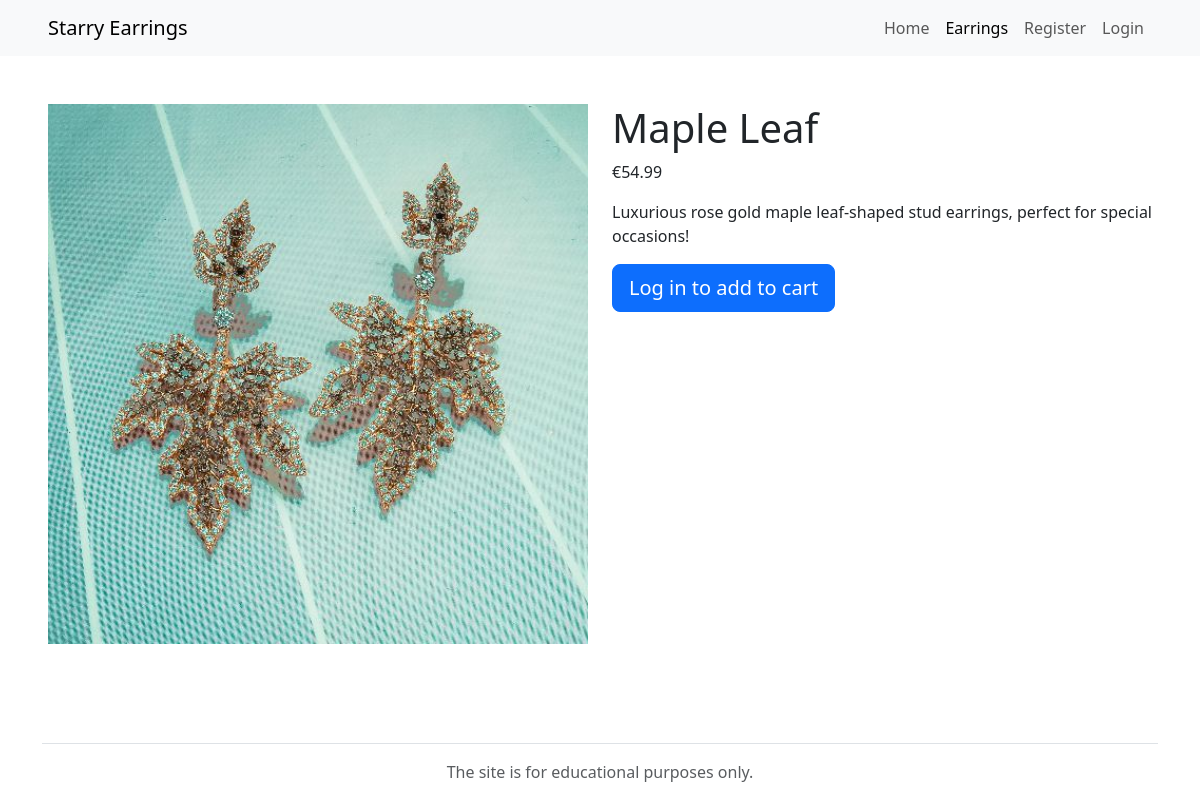
The app's page /earring_details.php?id=3 with its own data.
### tables this page shows
CREATE TABLE IF NOT EXISTS `products` (
  `id` int unsigned NOT NULL AUTO_INCREMENT,
  `name` varchar(30) NOT NULL,
  `category` varchar(10) NOT NULL,
  `price` decimal(10,2) NOT NULL,
  `description` varchar(255) NOT NULL,
  `stock` int NOT NULL DEFAULT '0',
  `image` varchar(255) DEFAULT NULL,
  PRIMARY KEY (`id`)
);

### lib/functions.php (called while the page is built, shortened)
<?php
function get_earring($id) {
    require_once "../src/DBconnect.php";
    $query = "SELECT * FROM products WHERE id = :id";
    $statement = $connection->prepare($query);
    $statement->bindParam(":id", $id, PDO::PARAM_INT);
    $statement->execute();
    $result = $statement->fetch(PDO::FETCH_ASSOC);
    return $result;
}

### public/earring_details.php (the view, shortened to what this page needs)
<?php
    require "../lib/functions.php";
    require_once "../templates/header.php";
    $id = $_GET['id'];
    $earring = get_earring($id);
    $earring_name = $earring['name'];
    if ($_SESSION && $_SESSION["active"] == true) {
        if (isset($_POST['submit'])) {
            if (!isset($_SESSION["cart"])) {
                $_SESSION["cart"] = array();
            }
            if (isset($_SESSION["cart"][$earring['id']])) {
                $_SESSION["cart"][$earring['id']]++;
            } else {
                $_SESSION["cart"][$earring['id']] = 1;
            }
            $success_message = "
                <p class='alert alert-success mb-3'>Item has been successfully added to your cart.</p>";
        }
        $button = "
            <form action='' method='post'>
                <button type='submit' name='submit' class=\"btn btn-primary btn-lg btn-block\">Add to cart</button>
            </form>
        ";
    } else {
        $button = "
            <a href='login.php' class='btn btn-primary btn-lg btn-block'>Log in to add to cart</a>
        ";
    }
?>
</head>
<body class="d-flex flex-column vh-100">
    <header>
        <nav class="navbar navbar-expand-sm navbar-light bg-light justify-content-between m-0 px-5 py-2">
            <a class="navbar-brand" href="index.php">Starry Earrings</a>
            <ul class="navbar-nav">
                <li class="nav-item">
                    <a class="nav-link" href="index.php">Home</a>
                </li>
                <li class="nav-item">
                    <a class="nav-link active" href="earrings.php">Earrings</a>
                </li>
                <?php
                if ($_SESSION && $_SESSION["active"] == true) {
                    echo "
                        <li class=\"nav-item\">
                            <a class=\"nav-link\" href=\"cart.php\">Cart</a>
                        </li>
                        <li class=\"nav-item\">
                            <a class=\"nav-link\" href=\"profile.php?id={$_SESSION['user_id']}\">Profile</a>
                        </li>
                        <li class=\"nav-item\">
                            <form action='logout.php' method='post'>
                                <button type='submit' class=\"nav-link\">Logout</button>
                            </form>
                        </li>
                    ";
                } else {
                    echo "
                        <li class=\"nav-item\">
                            <a class=\"nav-link\" href=\"register.php\">Register</a>
                        </li>
                        <li class=\"nav-item\">
                            <a class=\"nav-link\" href=\"login.php\">Login</a>
                        </li>
                    ";
                }
                ?>
            </ul>
        </nav>
    </header>
    <main>
        <section class="row p-5">
            <div class="col-12 col-md-6">
                <img src="<?php echo $earring['image'] ?>" class="w-100" alt="A pair of earrings">
            </div>
            <div class="col-12 col-md-6">
                <h1><?php echo $earring_name ?></h1>
                <p>€<?php echo $earring['price'] ?></p>
                <p><?php echo $earring['description'] ?></p>
                <?php echo $button ?>
            </div>
        </section>
    </main>
<?php require_once "../templates/footer.php"; ?>

### records on screen
products: image (picture), name "Maple Leaf", price "54.99", description "Luxurious rose gold maple leaf-shaped stud earrings, perfect for special occasions!"
